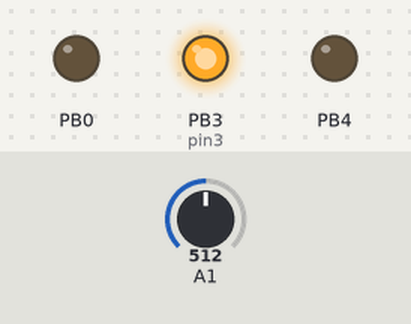
Recording of a sketch running on a simulated ATtiny85, built with avr-gcc and run on an emulated ATtiny85. Shown: output pins drawn as LEDs (lit = HIGH). Inputs (shaded band) come from the test bench; at power-on: A1 = 512.

Above: at 1.2 s.
1.3 s: A1 set to 21
2.8 s: A1 set to 18
At 4.0 s:
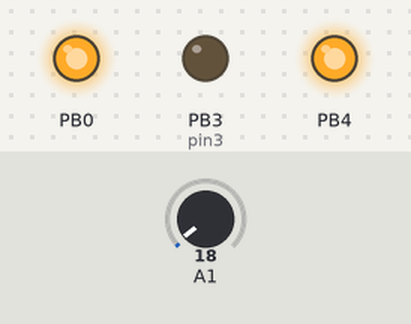
4.3 s: A1 set to 122
At 5.2 s:
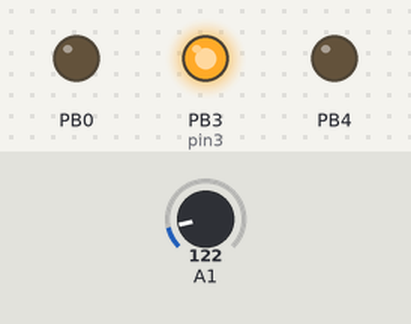
5.8 s: A1 set to 10
At 6.4 s:
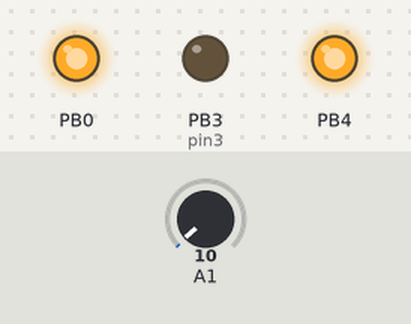
Timing chart, 0 to 8.3 s (numbered marks = the images above; inputs shaded):
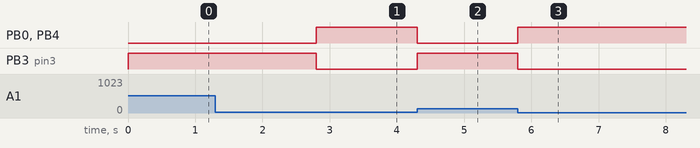

Measured:
- the behaviour switches between 20 and 19 on A1 (found by bisection; images 0 and 1)
- after the input at 1.3 s, every drawn part: stays the same
- after the input at 2.8 s, PB0, PB4: LOW → HIGH at once; PB3 (pin3): HIGH → LOW at once
- after the input at 4.3 s, PB0, PB4: HIGH → LOW at once; PB3 (pin3): LOW → HIGH at once
- after the input at 5.8 s, PB0, PB4: LOW → HIGH at once; PB3 (pin3): HIGH → LOW at once

The sketch:

BeeCode.ino
```cpp
/*Note the numbering of analog pins: Pin 2 is Analog 1, Pin 3 is Analog 3, Pin 4 is Analog 2.
For the Uno, the terms A1, A2, and A3 are mapped for you.
For ATtiny85's, they are not.
So for the pinMode calls, use the Pin number (stenciled on Trinket), for analogRead, use the analog number.*/


// Light Switch
int pin3 = 3; // LED pin
int sensorValue = 0;

void setup() {
  pinMode(4, OUTPUT);
  pinMode(3,OUTPUT);
  pinMode(0,OUTPUT);
  pinMode(2, INPUT);
}

void loop() {
  pinMode(2, INPUT);
   sensorValue = analogRead(1); // analog 1 is pin 2
  if (sensorValue < 20) {
  digitalWrite(4, HIGH);
  digitalWrite(0, HIGH);
  digitalWrite(3, LOW);
  }
  else {
  digitalWrite(4, LOW);
  digitalWrite(0,LOW);
  digitalWrite(3, HIGH);
  }
  delay(0);
}
```
